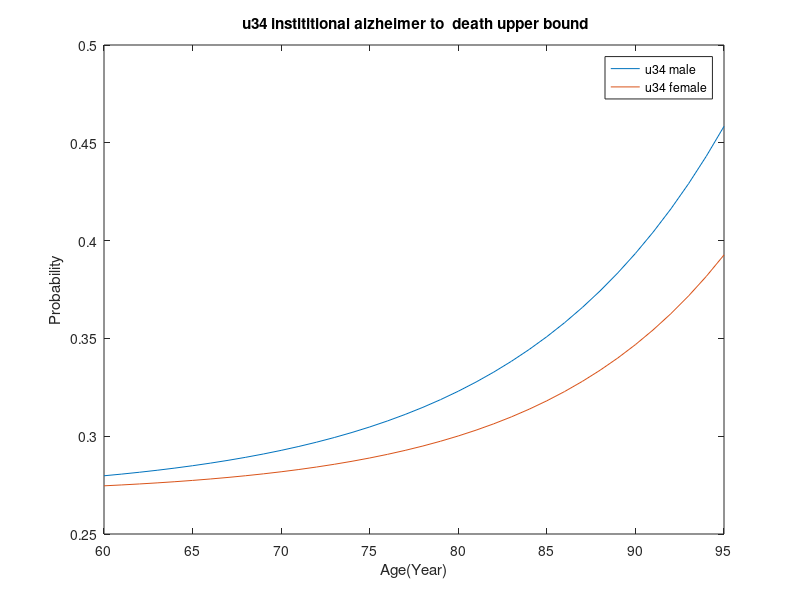

This chart was generated by the following MATLAB code:
%TransitionIntensities for the AD Model
%For u34 instititional alzheimer to  death

x = 60: 95;
A = 0.27;
Bmale = 9.4116 * (10^-5);
Bfemale = 2.5934 * (10^-5);
Cmale  = 8.4554 * (10^-2);
Cfemale  = 9.3605 * (10^-2);
D=0.65 : 1;

y1 = A + D * Bmale * exp(Cmale*x);
y2 = A + D * Bfemale * exp(Cfemale*x);

plot(x,y1,x,y2);
legend('u34 male','u34 female')
title(' u34 instititional alzheimer to  death upper bound');
xlabel('Age(Year)');
ylabel('Probability');

